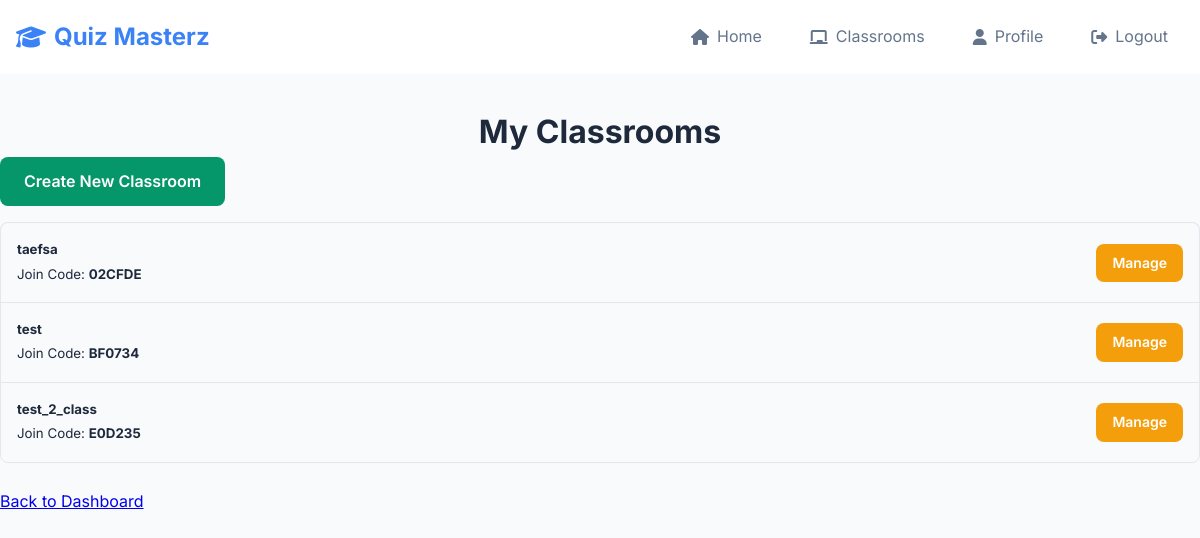
Before: /teacher/classrooms (signed in) with the older database file.
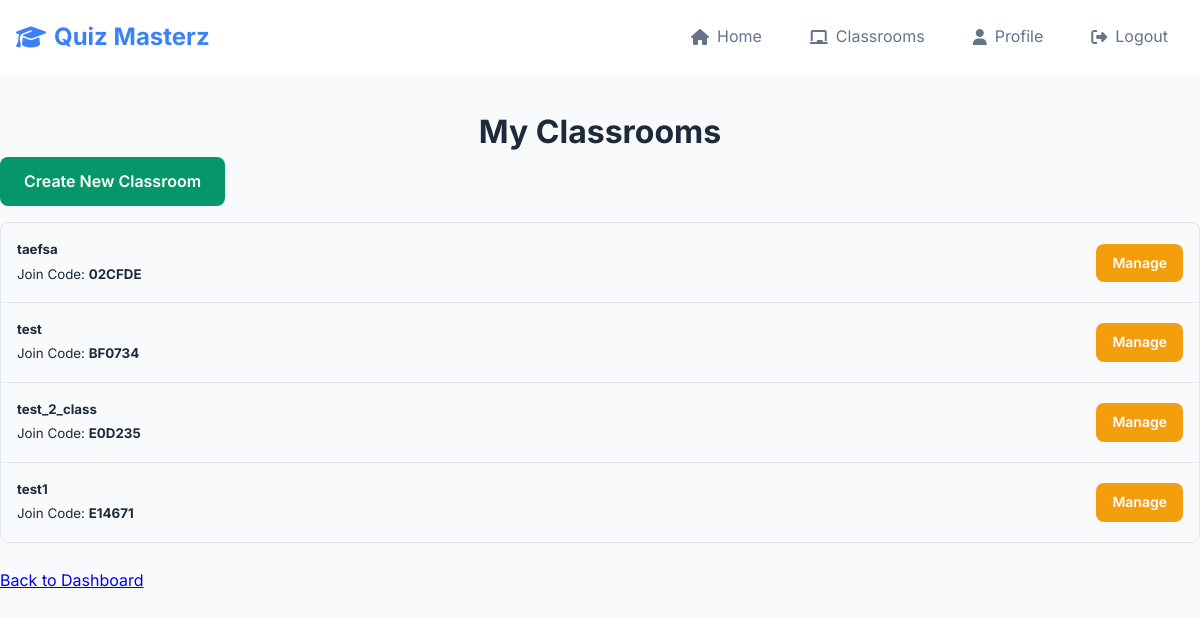
After: the same page with the newer database file.
### website/models.py (models this page shows, shortened)
class Classroom(db.Model):
    id = db.Column(db.Integer, primary_key=True)
    name = db.Column(db.String(100), nullable=False)
    teacher_id = db.Column(db.Integer, db.ForeignKey('user.id'), nullable=False)
    join_code = db.Column(db.String(8), unique=True, nullable=False)
    quizzes = db.relationship('Quiz', secondary=classroom_quizzes,
                              backref=db.backref('classrooms_assigned_to', lazy='dynamic'),
                              lazy='dynamic')
    quiz_attempts = db.relationship('StudentQuizAttempt', backref='classroom', lazy='dynamic')

### website/views.py (the view)
@views.route('/teacher/classrooms', methods=['GET'])
@login_required
def teacher_classrooms():
    if current_user.role != 'teacher':
        flash('Access denied.', category='error')
        return redirect(url_for('views.home'))
    classrooms = Classroom.query.filter_by(teacher_id=current_user.id).all()
    return render_template("teacher_classrooms.html", user=current_user, classrooms=classrooms)

### website/__init__.py (called while the page is built)
def create_app():
    app = Flask(__name__)
    app.config['SECRET_KEY'] = 'hjshjhdjah kjshkjdhjs'
    app.config['SQLALCHEMY_DATABASE_URI'] = f'sqlite:///{DB_NAME}'
    db.init_app(app)
    from .views import views
    from .auth import auth
    app.register_blueprint(views, url_prefix='/')
    app.register_blueprint(auth, url_prefix='/')
    with app.app_context():
        db.create_all()
    from .models import User, Classroom, Quiz, Question, Answer, StudentQuizAttempt
    login_manager = LoginManager()
    login_manager.login_view = 'auth.login'
    login_manager.init_app(app)
    @login_manager.user_loader
    def load_user(id):
        return User.query.get(int(id))
    return app

### website/templates/teacher_classrooms.html (shortened to what this page needs)
{% extends "base.html" %}
{% block content %}
<h1 align="center">My Classrooms</h1>
<div class="mb-3">
    <a href="{{ url_for('views.create_classroom') }}" class="btn btn-success">Create New Classroom</a>
</div>
{% if classrooms %}
    <ul class="list-group">
        {% for classroom in classrooms %}
            <li class="list-group-item d-flex justify-content-between align-items-center">
                <div>
                    <h5>{{ classroom.name }}</h5>
                    <small>Join Code: <strong>{{ classroom.join_code }}</strong></small>
                </div>
                <div>
                    <a href="{{ url_for('views.edit_classroom', classroom_id=classroom.id) }}" class="btn btn-sm btn-warning">Manage</a>
                </div>
            </li>
        {% endfor %}
    </ul>
{% else %}
    <p>You haven't created any classrooms yet.</p>
{% endif %}
<br />
<p><a href="{{ url_for('views.home') }}">Back to Dashboard</a></p>
{% endblock %}

### website/templates/base.html (shortened to what this page needs)
<!DOCTYPE html>
<html lang="en">
<head>
    <link rel="stylesheet" type="text/css" href="{{ url_for('static', filename='css/style.css') }}">
    <link rel="stylesheet" href="https://cdnjs.cloudflare.com/ajax/libs/font-awesome/6.4.0/css/all.min.css">
</head>
<body>
    <nav class="navbar">
        <div class="nav-container">
            <a href="/" class="nav-brand">
                <i class="fas fa-graduation-cap"></i> Quiz Masterz
            </a>
            <div class="nav-links">
                {% if user.is_authenticated %}
                    <a href="/" class="nav-link">
                        <i class="fas fa-home"></i> Home
                    </a>                    {% if user.role == 'teacher' %}
                        <a href="{{ url_for('views.teacher_classrooms') }}" class="nav-link">
                            <i class="fas fa-chalkboard"></i> Classrooms
                        </a>                    {% endif %}
                    <a href="/profile" class="nav-link">
                        <i class="fas fa-user"></i> Profile
                    </a>
                    <a href="/logout" class="nav-link">
                        <i class="fas fa-sign-out-alt"></i> Logout
                    </a>
                {% endif %}
            </div>
        </div>
    </nav>
    <main>
        {% block content %}
        {% endblock %}
    </main>
</body>
</html>

### website/static/css/style.css (style rules this page uses)
:root { --primary: #3b82f6; --secondary: #64748b; --success: #059669; --warning: #f59e0b; --danger: #dc2626; --bg: #f8fafc; --surface: #fff; --text: #1e293b; --text-muted: #64748b; --border: #e2e8f0; --text-secondary: #64748b; --border-color: #e2e8f0; --primary-color: #3b82f6; }
* { margin: 0; padding: 0; box-sizing: border-box; }
body { font-family: Inter, sans-serif; line-height: 1.6; color: var(--text); background: var(--bg); }
.navbar { background: var(--surface); top: 0; z-index: 100; }
.nav-container { display: flex; justify-content: space-between; align-items: center; padding: 1rem; max-width: 1200px; margin: 0 auto; }
.nav-brand { font-size: 1.5rem; font-weight: 700; color: var(--primary); text-decoration: none; display: flex; align-items: center; gap: 0.5rem; }
.nav-links { display: flex; gap: 1rem; align-items: center; }
.nav-link { color: var(--text-muted); text-decoration: none; padding: 0.5rem 1rem; border-radius: 8px; transition: all 0.2s; display: flex; align-items: center; gap: 0.5rem; }
main { min-height: calc(100vh - 80px); padding: 2rem 0; }
.btn { display: inline-flex; align-items: center; gap: 0.5rem; padding: 0.75rem 1.5rem; border: none; border-radius: 8px; font-weight: 600; text-decoration: none; cursor: pointer; transition: all 0.2s; }
.btn-success { background: var(--success); color: white; }
.btn-warning { background: var(--warning); color: white; }
.btn-sm { padding: 0.5rem 1rem; font-size: 0.875rem; }
.list-group { list-style: none; }
.list-group-item { padding: 1rem; border: 1px solid var(--border); border-bottom: none; }
.list-group-item:first-child { border-top-left-radius: 8px; border-top-right-radius: 8px; }
.list-group-item:last-child { border-bottom: 1px solid var(--border); border-bottom-left-radius: 8px; border-bottom-right-radius: 8px; }
.d-flex { display: flex; }
.justify-content-between { justify-content: space-between; }
.align-items-center { align-items: center; }
.mb-3 { margin-bottom: 1rem; }

Changed rows visible on the page:
added Classroom: name "test1", join_code "E14671"
